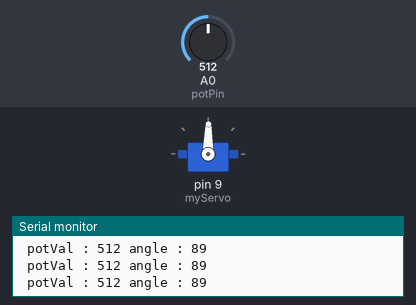
The sketch below on a simulated Arduino Uno, built with avr-gcc and run on an emulated ATmega328P. On the bench: servo, the last lines printed to the serial monitor. Inputs (shaded band) come from the test bench; at power-on: A0 (potPin) = 512.

Above: at 1.3 s.
1.4 s: A0 (potPin) set to 716
At 2.3 s:
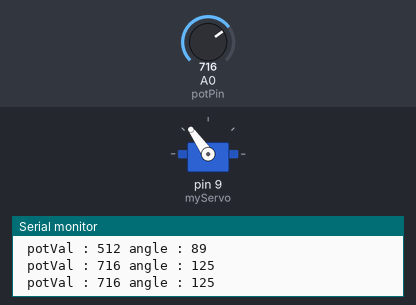
3.0 s: A0 (potPin) set to 900
At 3.5 s:
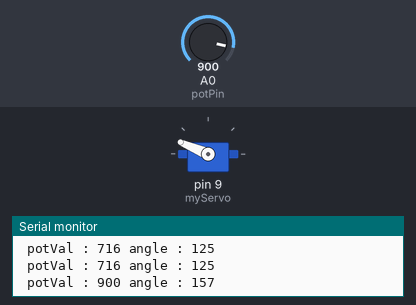
4.5 s: A0 (potPin) set to 1023
At 5.7 s:
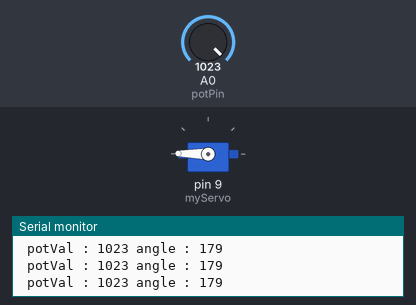
6.0 s: A0 (potPin) set to 306
At 7.1 s:
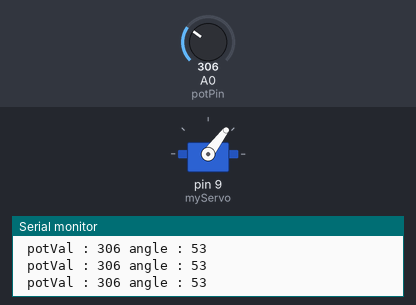
7.5 s: A0 (potPin) set to 122
At 8.4 s:
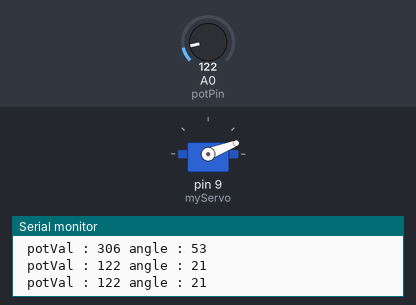
9.0 s: A0 (potPin) set to 511
At 9.6 s:
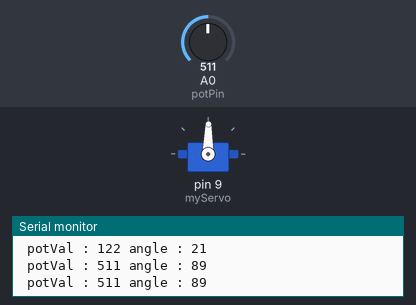
Timing chart, 0 to 11.5 s (numbered marks = the images above; inputs shaded):
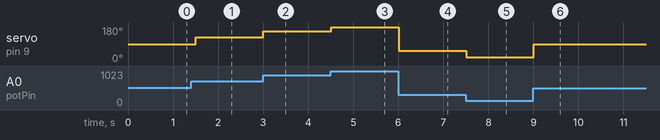

Measured:
- after the input at 1.4 s, servo on pin 9 (myServo): 89° → 125° after 0.10 s
- after the input at 3.0 s, servo on pin 9 (myServo): 125° → 157° at once
- after the input at 4.5 s, servo on pin 9 (myServo): 157° → 179° at once
- after the input at 6.0 s, servo on pin 9 (myServo): 179° → 53° at once
- after the input at 7.5 s, servo on pin 9 (myServo): 53° → 21° at once
- after the input at 9.0 s, servo on pin 9 (myServo): 21° → 89° at once

The sketch:

Mood_Cue_-_05.ino
```cpp
#include <Servo.h>

Servo myServo;

int const potPin = A0;
int potVal;
int angle;

void setup() {

myServo.attach(9);

Serial.begin(9600);

}

void loop() {

	potVal = analogRead(potPin);
	Serial.print("\n potVal : ");
	Serial.print(potVal);

	angle = map(potVal, 0 , 1023, 0 , 179);

	Serial.print(" angle : ");
	Serial.print(angle);

	myServo.write(angle);

	delay(500);

}
```
